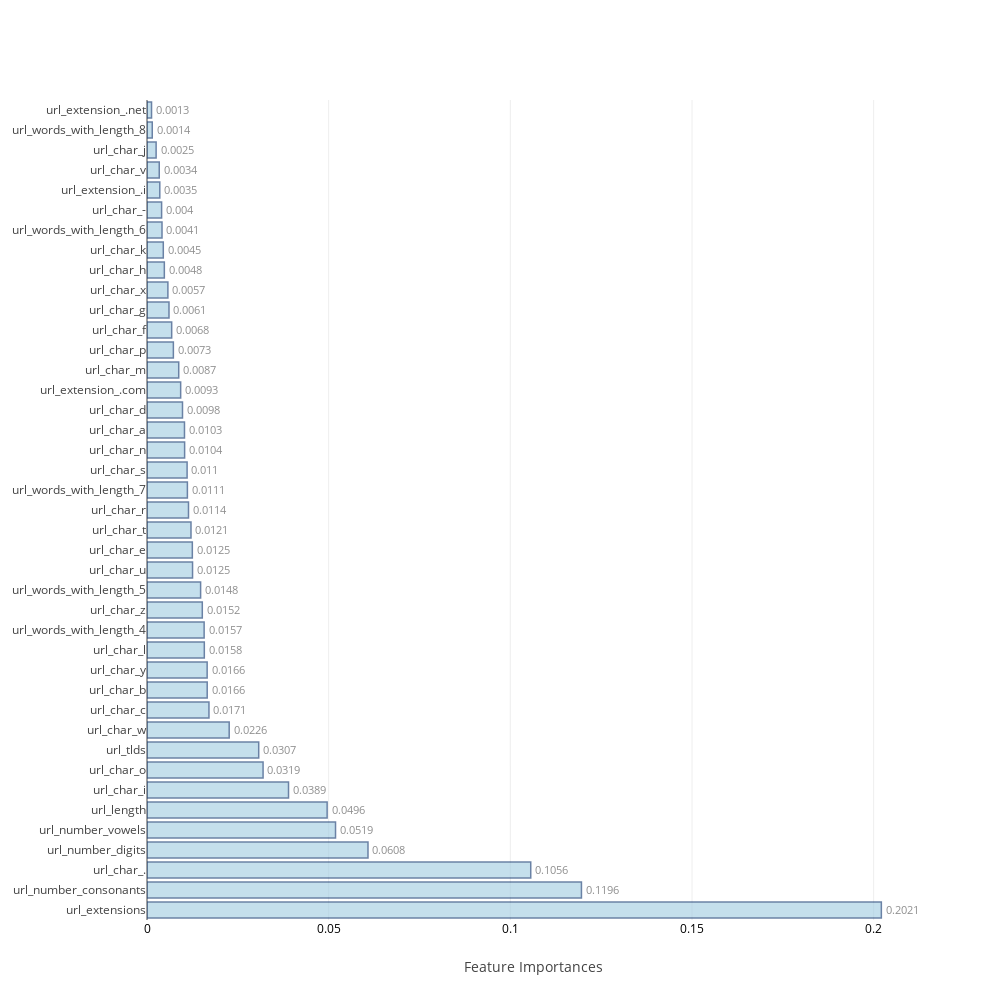

The cell this chart's notebook holds for it:
### Code cell
feat_imp=[None]*4
j=0
for i in range(0,8):
    if i>=2 and i<=5:
        model,cm_train,cm_test,acc_train,acc_test,roc_auc,feat_imp[j],mcc=f[i](X_train,Y_train,scaled_X_test,test_Y,columns)
        j=j+1
    else:
        model,cm_train,cm_test,acc_train,acc_test,roc_auc,mcc=f[i](X_train,Y_train,scaled_X_test,test_Y)
    table_80_80_train.loc[i]=   ([acc_train,cm_train.TP,cm_train.TN,cm_train.FP,cm_train.FN,cm_train.FPR,cm_train.FNR])
    table_80_80_test.loc[i] =   ([acc_test ,cm_test.TP, cm_test.TN, cm_test.FP, cm_test.FN, cm_test.FPR, cm_test.FNR,roc_auc,mcc])
    print("\n")

### Figure 1 — Plotly figure (JSON) as saved in the notebook; plotly's stock layout.template omitted (floating-point values rounded to 4 significant figures)
{"data": [{"marker": {"color": "rgb(158,202,225)", "line": {"color": "rgb(8,48,107)", "width": 1.5}}, "opacity": 0.6, "orientation": "h", "text": [0.2021, 0.1196, 0.1056, 0.0608, 0.0519, 0.0496, 0.0389, 0.0319, 0.0307, 0.0226, 0.0171, 0.0166, 0.0166, 0.0158, 0.0157, 0.0152, 0.0148, 0.0125, 0.0125, 0.0121, 0.0114, 0.0111, 0.011, 0.0104, 0.0103, 0.0098, 0.0093, 0.0087, 0.0073, 0.0068, 0.0061, 0.0057, 0.0048, 0.0045, 0.0041, 0.004, 0.0035, 0.0034, 0.0025, 0.0014, 0.0013], "textposition": "outside", "type": "bar", "uid": "d6ab5333-b359-4c36-8963-52307bba2a4a", "x": [0.2021, 0.1196, 0.1056, 0.06082, 0.05189, 0.04958, 0.03895, 0.03195, 0.03075, 0.02262, 0.01705, 0.01657, 0.01655, 0.01577, 0.01572, 0.01522, 0.01476, 0.01254, 0.01248, 0.01211, 0.01142, 0.01112, 0.01104, 0.01036, 0.01032, 0.009772, 0.009263, 0.008733, 0.007258, 0.006793, 0.006051, 0.005749, 0.004769, 0.004484, 0.004132, 0.004021, 0.00352, 0.003373, 0.002511, 0.001448, 0.001251], "y": ["url_extensions", "url_number_consonants", "url_char_.", "url_number_digits", "url_number_vowels", "url_length", "url_char_i", "url_char_o", "url_tlds", "url_char_w", "url_char_c", "url_char_b", "url_char_y", "url_char_l", "url_words_with_length_4", "url_char_z", "url_words_with_length_5", "url_char_u", "url_char_e", "url_char_t", "url_char_r", "url_words_with_length_7", "url_char_s", "url_char_n", "url_char_a", "url_char_d", "url_extension_.com", "url_char_m", "url_char_p", "url_char_f", "url_char_g", "url_char_x", "url_char_h", "url_char_k", "url_words_with_length_6", "url_char_-", "url_extension_.i", "url_char_v", "url_char_j", "url_words_with_length_8", "url_extension_.net"]}], "layout": {"autosize": false, "height": 1000, "width": 1000, "xaxis": {"tickfont": {"color": "black", "size": 12}, "title": "Feature Importances"}, "yaxis": {"automargin": true}}}
